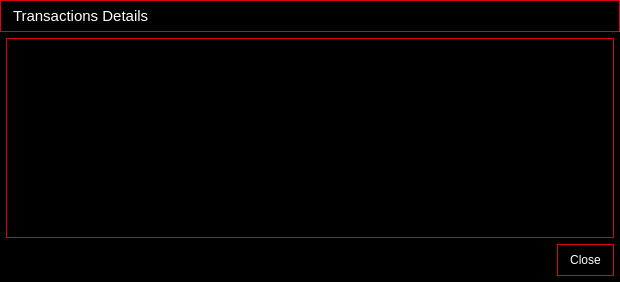
<?xml version="1.0" encoding="UTF-8"?>
<ui version="4.0">
 <class>TransactionDescDialog</class>
 <widget class="QDialog" name="TransactionDescDialog">
  <property name="geometry">
   <rect>
    <x>0</x>
    <y>0</y>
    <width>620</width>
    <height>282</height>
   </rect>
  </property>
  <property name="font">
   <font>
    <pointsize>8</pointsize>
   </font>
  </property>
  <property name="windowTitle">
   <string>Transactions Details</string>
  </property>
  <property name="styleSheet">
   <string notr="true">QDialog {
	background-color: rgb(0, 0, 0);
}

QLabel {
	color: #FFFFFF;
}

QTextEdit, QLineEdit, QPlainTextEdit {
	background-color: rgba(0, 0, 0, 200);
	color: #FFFFFF;
	border: 1px solid #d80317;
	selection-background-color: rgba(216, 3, 23, 120);
	selection-color: #FFFFFF;
}

QPushButton {
	background-color: rgba(0, 0, 0, 200);
	color: #FFFFFF;
	border: 1px solid #d80317;
	padding: 4px 12px;
	min-height: 22px;
}
QPushButton:hover {
	background-color: #d80317;
}
QPushButton:pressed {
	background-color: #FF1A2E;
}

QScrollBar:vertical {
	border: 0px;
	background: rgba(0, 0, 0, 60);
	width: 9px;
}
QScrollBar::handle:vertical {
	background: rgba(255, 255, 255, 90);
	min-height: 20px;
}
QScrollBar::sub-line:vertical, QScrollBar::add-line:vertical {
	height: 0px;
}</string>
  </property>
  <layout class="QVBoxLayout" name="verticalLayout">
   <property name="spacing">
    <number>0</number>
   </property>
   <property name="leftMargin">
    <number>0</number>
   </property>
   <property name="topMargin">
    <number>0</number>
   </property>
   <property name="rightMargin">
    <number>0</number>
   </property>
   <property name="bottomMargin">
    <number>0</number>
   </property>
   <item>
    <widget class="QWidget" name="wCaption" native="true">
     <property name="minimumSize"><size><width>0</width><height>32</height></size></property>
     <property name="maximumSize"><size><width>16777215</width><height>32</height></size></property>
     <property name="styleSheet">
      <string notr="true">#wCaption {
	background-color: rgb(0, 0, 0);
	border: 1px solid #d80317;
}</string>
     </property>
     <layout class="QHBoxLayout" name="horizontalLayout_caption">
      <property name="leftMargin"><number>13</number></property>
      <property name="rightMargin"><number>0</number></property>
      <property name="topMargin"><number>0</number></property>
      <property name="bottomMargin"><number>0</number></property>
      <property name="spacing"><number>0</number></property>
      <item>
       <widget class="QLabel" name="lbCaptionTitle">
        <property name="font">
         <font>
          <pointsize>11</pointsize>
          <stylestrategy>PreferAntialias</stylestrategy>
         </font>
        </property>
        <property name="styleSheet">
         <string notr="true">QLabel { color: #FFFFFF; background-color: transparent; }</string>
        </property>
        <property name="text"><string>Transactions Details</string></property>
       </widget>
      </item>
      <item>
       <spacer name="captionStretch">
        <property name="orientation"><enum>Qt::Horizontal</enum></property>
        <property name="sizeHint" stdset="0"><size><width>40</width><height>20</height></size></property>
       </spacer>
      </item>
      <item>
       <widget class="QPushButton" name="bClose">
        <property name="minimumSize"><size><width>30</width><height>30</height></size></property>
        <property name="maximumSize"><size><width>30</width><height>30</height></size></property>
        <property name="styleSheet">
         <string notr="true">QPushButton {
	background-color: transparent;
	background-image: url(:/res/close_normal.png);
	background-repeat: no-repeat;
	background-position: center;
	border: 0px solid gray;
}
QPushButton:hover {
	background-color: #d80317;
	background-image: url(:/res/close_normal.png);
	background-repeat: no-repeat;
	background-position: center;
}
QPushButton:pressed:flat {
	background-color: #FF1A2E;
	background-image: url(:/res/close_normal.png);
	background-repeat: no-repeat;
	background-position: center;
}</string>
        </property>
        <property name="text"><string notr="true"/></property>
        <property name="flat"><bool>true</bool></property>
       </widget>
      </item>
     </layout>
    </widget>
   </item>
   <item>
    <widget class="QWidget" name="contentWrapper" native="true">
     <layout class="QVBoxLayout" name="verticalLayout_content">
      <property name="spacing"><number>6</number></property>
      <property name="leftMargin"><number>6</number></property>
      <property name="topMargin"><number>6</number></property>
      <property name="rightMargin"><number>6</number></property>
      <property name="bottomMargin"><number>6</number></property>
      <item>
       <widget class="QTextEdit" name="detailText">
        <property name="font">
         <font>
          <pointsize>8</pointsize>
         </font>
        </property>
        <property name="toolTip">
         <string>This pane shows a detailed description of the transaction</string>
        </property>
        <property name="readOnly">
         <bool>true</bool>
        </property>
       </widget>
      </item>
      <item>
       <widget class="QDialogButtonBox" name="buttonBox">
        <property name="font">
         <font>
          <pointsize>8</pointsize>
         </font>
        </property>
        <property name="orientation">
         <enum>Qt::Horizontal</enum>
        </property>
        <property name="standardButtons">
         <set>QDialogButtonBox::Close</set>
        </property>
       </widget>
      </item>
     </layout>
    </widget>
   </item>
  </layout>
 </widget>
 <resources>
  <include location="../res.qrc"/>
 </resources>
 <connections>
  <connection>
   <sender>buttonBox</sender>
   <signal>accepted()</signal>
   <receiver>TransactionDescDialog</receiver>
   <slot>accept()</slot>
   <hints>
    <hint type="sourcelabel">
     <x>248</x>
     <y>254</y>
    </hint>
    <hint type="destinationlabel">
     <x>157</x>
     <y>274</y>
    </hint>
   </hints>
  </connection>
  <connection>
   <sender>buttonBox</sender>
   <signal>rejected()</signal>
   <receiver>TransactionDescDialog</receiver>
   <slot>reject()</slot>
   <hints>
    <hint type="sourcelabel">
     <x>316</x>
     <y>260</y>
    </hint>
    <hint type="destinationlabel">
     <x>286</x>
     <y>274</y>
    </hint>
   </hints>
  </connection>
 </connections>
</ui>
